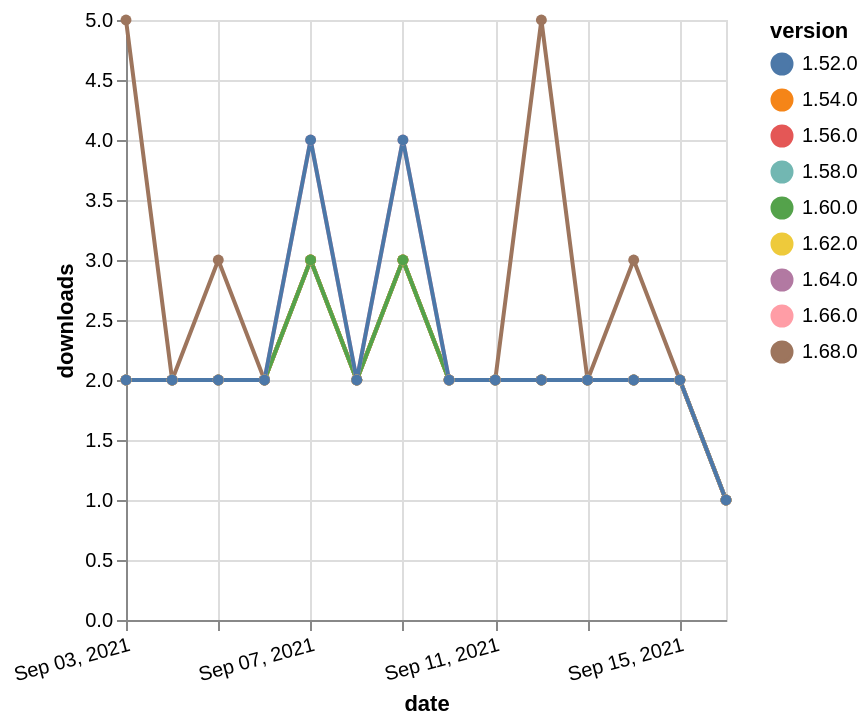

Write a Vega-Lite specification for this figure.
### Vega-Lite specification from a JSON file in a GitHub repository (floating-point values rounded to 4 significant figures)
{"$schema": "https://vega.github.io/schema/vega-lite/v5.json", "description": "A simple bar chart with embedded data.", "data": {"values": [{"date": "2021-09-03", "total": 2295, "delta": 2, "version": "1.56.0"}, {"date": "2021-09-04", "total": 2297, "delta": 2, "version": "1.56.0"}, {"date": "2021-09-05", "total": 2299, "delta": 2, "version": "1.56.0"}, {"date": "2021-09-06", "total": 2301, "delta": 2, "version": "1.56.0"}, {"date": "2021-09-07", "total": 2304, "delta": 3, "version": "1.56.0"}, {"date": "2021-09-08", "total": 2306, "delta": 2, "version": "1.56.0"}, {"date": "2021-09-09", "total": 2309, "delta": 3, "version": "1.56.0"}, {"date": "2021-09-10", "total": 2311, "delta": 2, "version": "1.56.0"}, {"date": "2021-09-11", "total": 2313, "delta": 2, "version": "1.56.0"}, {"date": "2021-09-12", "total": 2315, "delta": 2, "version": "1.56.0"}, {"date": "2021-09-13", "total": 2317, "delta": 2, "version": "1.56.0"}, {"date": "2021-09-14", "total": 2319, "delta": 2, "version": "1.56.0"}, {"date": "2021-09-15", "total": 2321, "delta": 2, "version": "1.56.0"}, {"date": "2021-09-16", "total": 2322, "delta": 1, "version": "1.56.0"}, {"date": "2021-09-03", "total": 1031, "delta": 2, "version": "1.64.0"}, {"date": "2021-09-04", "total": 1033, "delta": 2, "version": "1.64.0"}, {"date": "2021-09-05", "total": 1035, "delta": 2, "version": "1.64.0"}, {"date": "2021-09-06", "total": 1037, "delta": 2, "version": "1.64.0"}, {"date": "2021-09-07", "total": 1040, "delta": 3, "version": "1.64.0"}, {"date": "2021-09-08", "total": 1042, "delta": 2, "version": "1.64.0"}, {"date": "2021-09-09", "total": 1045, "delta": 3, "version": "1.64.0"}, {"date": "2021-09-10", "total": 1047, "delta": 2, "version": "1.64.0"}, {"date": "2021-09-11", "total": 1049, "delta": 2, "version": "1.64.0"}, {"date": "2021-09-12", "total": 1051, "delta": 2, "version": "1.64.0"}, {"date": "2021-09-13", "total": 1053, "delta": 2, "version": "1.64.0"}, {"date": "2021-09-14", "total": 1055, "delta": 2, "version": "1.64.0"}, {"date": "2021-09-15", "total": 1057, "delta": 2, "version": "1.64.0"}, {"date": "2021-09-16", "total": 1058, "delta": 1, "version": "1.64.0"}, {"date": "2021-09-03", "total": 2649, "delta": 2, "version": "1.54.0"}, {"date": "2021-09-04", "total": 2651, "delta": 2, "version": "1.54.0"}, {"date": "2021-09-05", "total": 2653, "delta": 2, "version": "1.54.0"}, {"date": "2021-09-06", "total": 2655, "delta": 2, "version": "1.54.0"}, {"date": "2021-09-07", "total": 2658, "delta": 3, "version": "1.54.0"}, {"date": "2021-09-08", "total": 2660, "delta": 2, "version": "1.54.0"}, {"date": "2021-09-09", "total": 2663, "delta": 3, "version": "1.54.0"}, {"date": "2021-09-10", "total": 2665, "delta": 2, "version": "1.54.0"}, {"date": "2021-09-11", "total": 2667, "delta": 2, "version": "1.54.0"}, {"date": "2021-09-12", "total": 2669, "delta": 2, "version": "1.54.0"}, {"date": "2021-09-13", "total": 2671, "delta": 2, "version": "1.54.0"}, {"date": "2021-09-14", "total": 2673, "delta": 2, "version": "1.54.0"}, {"date": "2021-09-15", "total": 2675, "delta": 2, "version": "1.54.0"}, {"date": "2021-09-16", "total": 2676, "delta": 1, "version": "1.54.0"}, {"date": "2021-09-03", "total": 2080, "delta": 2, "version": "1.58.0"}, {"date": "2021-09-04", "total": 2082, "delta": 2, "version": "1.58.0"}, {"date": "2021-09-05", "total": 2084, "delta": 2, "version": "1.58.0"}, {"date": "2021-09-06", "total": 2086, "delta": 2, "version": "1.58.0"}, {"date": "2021-09-07", "total": 2089, "delta": 3, "version": "1.58.0"}, {"date": "2021-09-08", "total": 2091, "delta": 2, "version": "1.58.0"}, {"date": "2021-09-09", "total": 2094, "delta": 3, "version": "1.58.0"}, {"date": "2021-09-10", "total": 2096, "delta": 2, "version": "1.58.0"}, {"date": "2021-09-11", "total": 2098, "delta": 2, "version": "1.58.0"}, {"date": "2021-09-12", "total": 2100, "delta": 2, "version": "1.58.0"}, {"date": "2021-09-13", "total": 2102, "delta": 2, "version": "1.58.0"}, {"date": "2021-09-14", "total": 2104, "delta": 2, "version": "1.58.0"}, {"date": "2021-09-15", "total": 2106, "delta": 2, "version": "1.58.0"}, {"date": "2021-09-16", "total": 2107, "delta": 1, "version": "1.58.0"}, {"date": "2021-09-03", "total": 242, "delta": 5, "version": "1.68.0"}, {"date": "2021-09-04", "total": 244, "delta": 2, "version": "1.68.0"}, {"date": "2021-09-05", "total": 247, "delta": 3, "version": "1.68.0"}, {"date": "2021-09-06", "total": 249, "delta": 2, "version": "1.68.0"}, {"date": "2021-09-07", "total": 252, "delta": 3, "version": "1.68.0"}, {"date": "2021-09-08", "total": 254, "delta": 2, "version": "1.68.0"}, {"date": "2021-09-09", "total": 257, "delta": 3, "version": "1.68.0"}, {"date": "2021-09-10", "total": 259, "delta": 2, "version": "1.68.0"}, {"date": "2021-09-11", "total": 261, "delta": 2, "version": "1.68.0"}, {"date": "2021-09-12", "total": 266, "delta": 5, "version": "1.68.0"}, {"date": "2021-09-13", "total": 268, "delta": 2, "version": "1.68.0"}, {"date": "2021-09-14", "total": 271, "delta": 3, "version": "1.68.0"}, {"date": "2021-09-15", "total": 273, "delta": 2, "version": "1.68.0"}, {"date": "2021-09-16", "total": 274, "delta": 1, "version": "1.68.0"}, {"date": "2021-09-03", "total": 1484, "delta": 2, "version": "1.62.0"}, {"date": "2021-09-04", "total": 1486, "delta": 2, "version": "1.62.0"}, {"date": "2021-09-05", "total": 1488, "delta": 2, "version": "1.62.0"}, {"date": "2021-09-06", "total": 1490, "delta": 2, "version": "1.62.0"}, {"date": "2021-09-07", "total": 1493, "delta": 3, "version": "1.62.0"}, {"date": "2021-09-08", "total": 1495, "delta": 2, "version": "1.62.0"}, {"date": "2021-09-09", "total": 1498, "delta": 3, "version": "1.62.0"}, {"date": "2021-09-10", "total": 1500, "delta": 2, "version": "1.62.0"}, {"date": "2021-09-11", "total": 1502, "delta": 2, "version": "1.62.0"}, {"date": "2021-09-12", "total": 1504, "delta": 2, "version": "1.62.0"}, {"date": "2021-09-13", "total": 1506, "delta": 2, "version": "1.62.0"}, {"date": "2021-09-14", "total": 1508, "delta": 2, "version": "1.62.0"}, {"date": "2021-09-15", "total": 1510, "delta": 2, "version": "1.62.0"}, {"date": "2021-09-16", "total": 1511, "delta": 1, "version": "1.62.0"}, {"date": "2021-09-03", "total": 1651, "delta": 2, "version": "1.60.0"}, {"date": "2021-09-04", "total": 1653, "delta": 2, "version": "1.60.0"}, {"date": "2021-09-05", "total": 1655, "delta": 2, "version": "1.60.0"}, {"date": "2021-09-06", "total": 1657, "delta": 2, "version": "1.60.0"}, {"date": "2021-09-07", "total": 1660, "delta": 3, "version": "1.60.0"}, {"date": "2021-09-08", "total": 1662, "delta": 2, "version": "1.60.0"}, {"date": "2021-09-09", "total": 1665, "delta": 3, "version": "1.60.0"}, {"date": "2021-09-10", "total": 1667, "delta": 2, "version": "1.60.0"}, {"date": "2021-09-11", "total": 1669, "delta": 2, "version": "1.60.0"}, {"date": "2021-09-12", "total": 1671, "delta": 2, "version": "1.60.0"}, {"date": "2021-09-13", "total": 1673, "delta": 2, "version": "1.60.0"}, {"date": "2021-09-14", "total": 1675, "delta": 2, "version": "1.60.0"}, {"date": "2021-09-15", "total": 1677, "delta": 2, "version": "1.60.0"}, {"date": "2021-09-16", "total": 1678, "delta": 1, "version": "1.60.0"}, {"date": "2021-09-03", "total": 737, "delta": 2, "version": "1.66.0"}, {"date": "2021-09-04", "total": 739, "delta": 2, "version": "1.66.0"}, {"date": "2021-09-05", "total": 741, "delta": 2, "version": "1.66.0"}, {"date": "2021-09-06", "total": 743, "delta": 2, "version": "1.66.0"}, {"date": "2021-09-07", "total": 747, "delta": 4, "version": "1.66.0"}, {"date": "2021-09-08", "total": 749, "delta": 2, "version": "1.66.0"}, {"date": "2021-09-09", "total": 753, "delta": 4, "version": "1.66.0"}, {"date": "2021-09-10", "total": 755, "delta": 2, "version": "1.66.0"}, {"date": "2021-09-11", "total": 757, "delta": 2, "version": "1.66.0"}, {"date": "2021-09-12", "total": 759, "delta": 2, "version": "1.66.0"}, {"date": "2021-09-13", "total": 761, "delta": 2, "version": "1.66.0"}, {"date": "2021-09-14", "total": 763, "delta": 2, "version": "1.66.0"}, {"date": "2021-09-15", "total": 765, "delta": 2, "version": "1.66.0"}, {"date": "2021-09-16", "total": 766, "delta": 1, "version": "1.66.0"}, {"date": "2021-09-03", "total": 3123, "delta": 2, "version": "1.52.0"}, {"date": "2021-09-04", "total": 3125, "delta": 2, "version": "1.52.0"}, {"date": "2021-09-05", "total": 3127, "delta": 2, "version": "1.52.0"}, {"date": "2021-09-06", "total": 3129, "delta": 2, "version": "1.52.0"}, {"date": "2021-09-07", "total": 3133, "delta": 4, "version": "1.52.0"}, {"date": "2021-09-08", "total": 3135, "delta": 2, "version": "1.52.0"}, {"date": "2021-09-09", "total": 3139, "delta": 4, "version": "1.52.0"}, {"date": "2021-09-10", "total": 3141, "delta": 2, "version": "1.52.0"}, {"date": "2021-09-11", "total": 3143, "delta": 2, "version": "1.52.0"}, {"date": "2021-09-12", "total": 3145, "delta": 2, "version": "1.52.0"}, {"date": "2021-09-13", "total": 3147, "delta": 2, "version": "1.52.0"}, {"date": "2021-09-14", "total": 3149, "delta": 2, "version": "1.52.0"}, {"date": "2021-09-15", "total": 3151, "delta": 2, "version": "1.52.0"}, {"date": "2021-09-16", "total": 3152, "delta": 1, "version": "1.52.0"}]}, "width": "container", "mark": {"type": "line", "point": {"filled": true}}, "encoding": {"x": {"field": "date", "type": "temporal", "timeUnit": "yearmonthdate", "title": "date", "axis": {"labelAngle": -15}}, "y": {"field": "delta", "type": "quantitative", "title": "downloads"}, "color": {"field": "version", "type": "nominal"}, "tooltip": {"field": "delta"}}}
